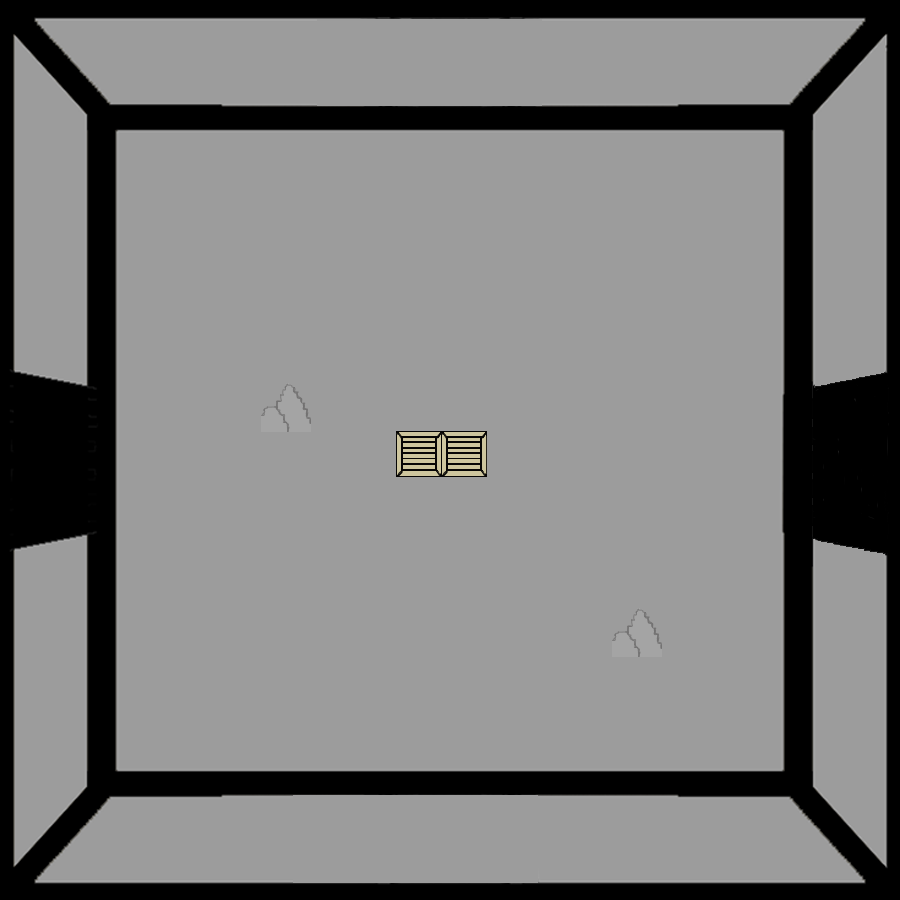

This is a level from a 2D game, rendered from its Tiled map with the project's own tilesets. A one-line summary and the map file follow, with tile-layer data summarised:
An orthogonal 100x100 tile map with 9x9 px tiles, 2 tile layers (SALA, ROCAS Y CAJAS), 3 tilesets.

<map version="1.2" tiledversion="1.3.3" orientation="orthogonal" renderorder="right-down" width="100" height="100" tilewidth="9" tileheight="9" infinite="0" nextlayerid="4" nextobjectid="1">
 <tileset firstgid="1" source="ROCAS.tsx" />
 <tileset firstgid="2" source="CAJA.tsx" />
 <tileset firstgid="27" source="PRISION2.tsx" />
 <layer id="1" name="SALA" width="100" height="100">
  <data>[10000 cells, 10000 non-empty, 10000 distinct tile ids]</data>
 </layer>
 <layer id="3" name="ROCAS Y CAJAS" width="100" height="100">
  <data>[10000 cells, 785 non-empty, 759 distinct tile ids]</data>
 </layer>
</map>
